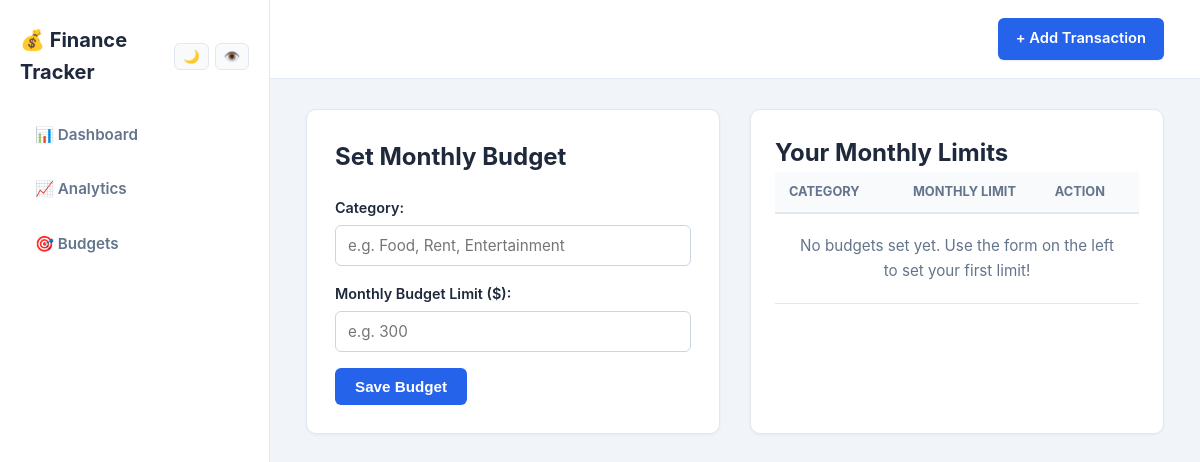
The page /budgets on the database as committed earlier.
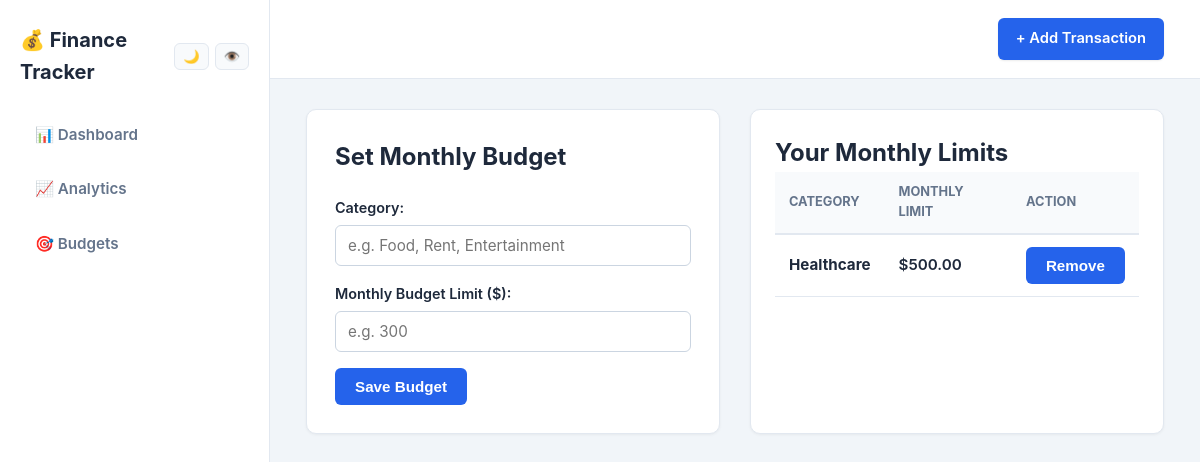
The same page on the database as committed later.
### tables this page shows
CREATE TABLE budgets (
    id INTEGER PRIMARY KEY AUTOINCREMENT,
    category TEXT UNIQUE NOT NULL,
    monthly_limit REAL NOT NULL CHECK(monthly_limit > 0)
);

### app.py (the view, shortened to what this page needs)
@app.route('/budgets', methods=['GET', 'POST'])
def manage_budgets():
    conn = get_db_connection()
    budgets = conn.execute('SELECT * FROM budgets ORDER BY category ASC').fetchall()
    conn.close()
    return render_template('budgets.html', budgets=budgets)

### db.py (called while the page is built)
def get_db_connection():
    conn = sqlite3.connect(DATABASE)
    conn.row_factory = sqlite3.Row
    return conn

### templates/budgets.html (shortened to what this page needs)
{% extends 'base.html' %}
{% block content %}
<div style="display: grid; grid-template-columns: repeat(auto-fit, minmax(320px, 1fr)); gap: 30px;">
    <div class="form-container" style="margin: 0; max-width: none;">
        <h2>Set Monthly Budget</h2>
        <form method="POST" action="{{ url_for('manage_budgets') }}">
            <div>
                <label for="category">Category:</label>
                <input list="category-options" id="category" name="category" placeholder="e.g. Food, Rent, Entertainment" required>
            </div>
            <div>
                <label for="monthly_limit">Monthly Budget Limit ($):</label>
                <input type="number" id="monthly_limit" name="monthly_limit" step="1" min="1" placeholder="e.g. 300" required>
            </div>
            <button type="submit">Save Budget</button>
        </form>
    </div>
    <div class="transactions" style="margin: 0;">
        <h2>Your Monthly Limits</h2>
        <table>
            <thead>
                <tr>
                    <th>Category</th>
                    <th>Monthly Limit</th>
                    <th>Action</th>
                </tr>
            </thead>
            <tbody>
                {% for b in budgets %}
                <tr>
                    <td><strong>{{ b['category'] }}</strong></td>
                    <td class="money-value" style="font-weight: 600;">${{ "%.2f"|format(b['monthly_limit']) }}</td>
                    <td>
                        <form method="POST" action="{{ url_for('delete_budget', id=b['id']) }}" style="display:inline;">
                            <button type="submit" onclick="return confirm('Remove budget for {{ b['category'] }}?');">Remove</button>
                        </form>
                    </td>
                </tr>
                {% else %}
                <tr>
                    <td colspan="3" style="text-align: center; padding: 20px; color: #64748b;">
                        No budgets set yet. Use the form on the left to set your first limit!
                    </td>
                </tr>
                {% endfor %}
            </tbody>
        </table>
    </div>
</div>
{% endblock %}

Rows that differ between the two databases and show on the page:
added budgets: category "Healthcare", monthly_limit "500.00"
Other text that changed with them:
text no longer shown: "No budgets set yet. Use the form on the left to set your first limit!"
